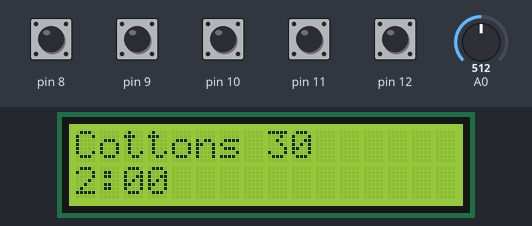
Bench run of a sketch on a simulated Arduino Uno, built with avr-gcc and run on an emulated ATmega328P. Parts: 16×2 character LCD. The test bench sets the inputs (shaded band); at power-on: pin 8–12 HIGH, A0 = 512.

Above: at 1.2 s.
1.3 s: pin 8 pulled LOW for 1 s
At 1.83 s:
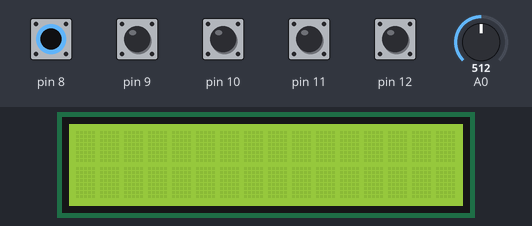
3.8 s: A0 set to 716
At 4.3 s:
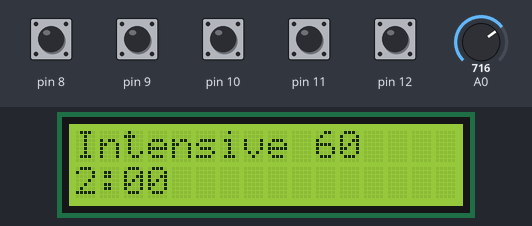
5.3 s: pin 10 pulled LOW for 1 s
At 5.84 s:
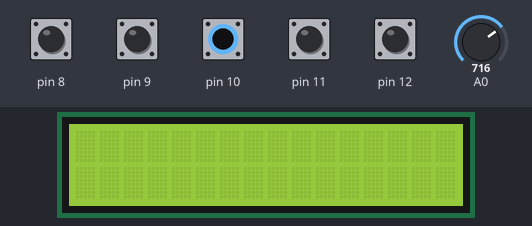
7.8 s: pin 11 pulled LOW for 1 s
10.3 s: A0 set to 900
At 11.5 s:
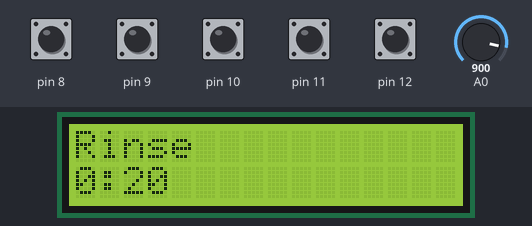
11.8 s: A0 set to 1023
At 12.7 s:
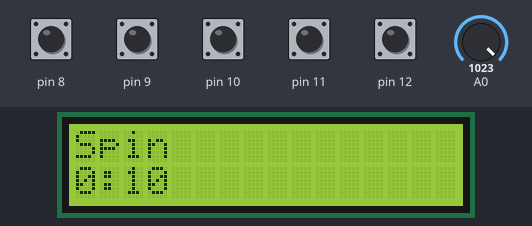
Timing chart, 0 to 14.3 s (numbered marks = the images above; inputs shaded):
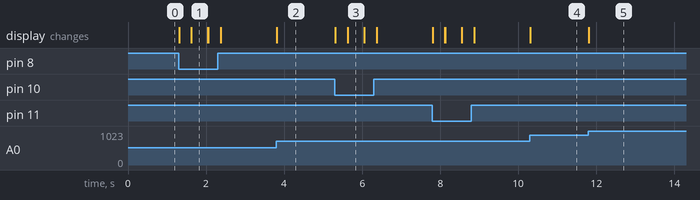

The sketch:

WashingMachineProgrammerSim.ino
```cpp
// C++ code
//

#include <LiquidCrystal.h>

int readValue;
int value;
int newValue;

int btnStart;
int btnRinse;
int btnFast;
int btnRPM;
int btnStopSpin;
bool pressedStart = false;
bool pressedRinse = false;
bool pressedFast = false;
bool pressedRPM = false;
bool pressedStopSpin = false;

//array with programme names
String programmes[16]=
{
  "Drain",
  "Wool 30",
  "Hand-wash cold",
  "Delicates 30",
  "Synthetics 60",
  "Synthetics 40",
  "Synthetics 30",
  "OFF",
	"Cottons 30",
  "Cottons 40",
  "Cottons 60",
  "Intensive 60",
  "Cottons 90",
  "Pre-wash 60",
  "Rinse",
  "Spin"
};


//array with hours of programmes
int hours[16]={
  0,
  0,
  0,
  2,
  2,
  2,
  2,
  0,
  2,
  2,
  2,
  2,
  2,
  2,
  0,
  0
};

//array with minutes of programmes
int minutes[16]={
  1,
  45,
  45,
  0,
  0,
  0,
  0,
  0,
  0,
  0,
  0,
  0,
  0,
  0,
  20,
  10
};

//LiquidCrystal(rs, enable, d4, d5, d6, d7)
LiquidCrystal lcd(7,6,5,4,3,2);

void setup()
{
  Serial.begin(9600);
  //potentiometer setting programme
  pinMode(A0, INPUT);
  //buttons setting additional options / starting machine
  pinMode(8, INPUT_PULLUP);
  pinMode(9, INPUT_PULLUP);
  pinMode(10, INPUT_PULLUP);
  pinMode(11, INPUT_PULLUP);
  pinMode(12, INPUT_PULLUP);
  //lcd 2x16 initialization
  lcd.begin(16,2);
}

void loop()
{
  btnStart = digitalRead(12);
  btnRinse = digitalRead(11);
  btnFast = digitalRead(10);
  btnRPM = digitalRead(9);
  btnStopSpin = digitalRead(8);

  //set cursor at left-up corner
  lcd.home();
  //read programme from potentiometer
  readValue = analogRead(A0);
  //there are 15 programmes (1024/64=16)
  newValue = readValue/64;

  //if programme changed
  if(newValue != value){
    //clear lcd
    lcd.clear();
    //assign programme
  	value = newValue;
  }

  //print programme with time and options on display
  printProgramme(value);

  //Serial.println(value);
}

void printProgramme(int i){
  //programme name in first row
	lcd.print(programmes[i]);

  //time in second row
  lcd.setCursor(0,2);
  lcd.print(hours[i]);
  lcd.print(":");
  if(minutes[i]<10){
    lcd.print(0);
  }
  lcd.print(minutes[i]);

  //options
  checkIfPressed(btnStart, pressedStart);
  checkIfPressed(btnRinse, pressedRinse);
  checkIfPressed(btnFast, pressedFast);
  checkIfPressed(btnRPM, pressedRPM);
  checkIfPressed(btnStopSpin, pressedStopSpin);

  int j = 15;
  lcd.setCursor(j,2);

  if(pressedStart){
  	timer(value);
  }

  if(pressedStopSpin){
  	lcd.print("S");
    j--;
    lcd.setCursor(j,2);
  }

  if(pressedRPM){
  	lcd.print("6");
    j--;
    lcd.setCursor(j,2);
	}

  if(pressedFast){
  	lcd.print("F");
    j--;
    lcd.setCursor(j,2);
  }

  if(pressedRinse){
  	lcd.print("R");
    j--;
    lcd.setCursor(j,2);
  }

}

void checkIfPressed(int& btn, bool& pressed){
  if(btn == 0){
    lcd.clear();
  	pressed = !pressed;
    delay(100);
  }
}

int secs = 60;

void timer(int i){
	delay(1000);
	secs--;

  	if (minutes[i] == 0 && hours[i] == 0) {
      pressedStart = false;
      return;
	}

	if (secs == 0) {
		secs = 60;

		if (minutes[i] == 0) {
			minutes[i] = 59;
			hours[i]--;
		}

		else {
			minutes[i]--;
		}
	}
}
```

Measured:
- after the input at 1.3 s, the display: changes at once (image 1)
- after the input at 3.8 s, the display: changes at once (image 2)
- after the input at 5.3 s, the display: changes at once (image 3)
- after the input at 10.3 s, the display: changes at once (image 4)
- after the input at 11.8 s, the display: changes at once (image 5)
- what the display in image 1 shows lasts 0.4 s, from 1.6 s to 2.0 s
